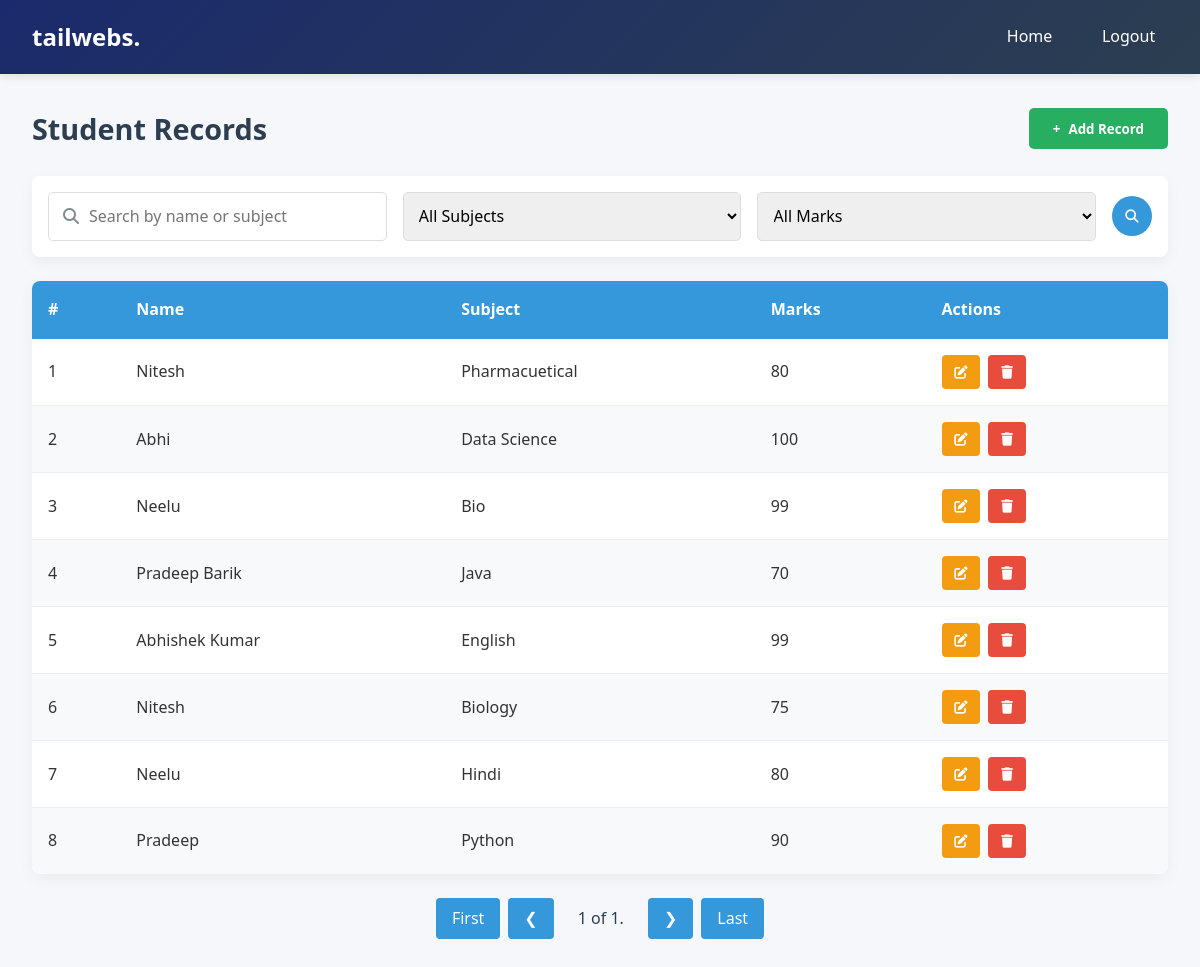
The app's page /home/ (signed in), older data.
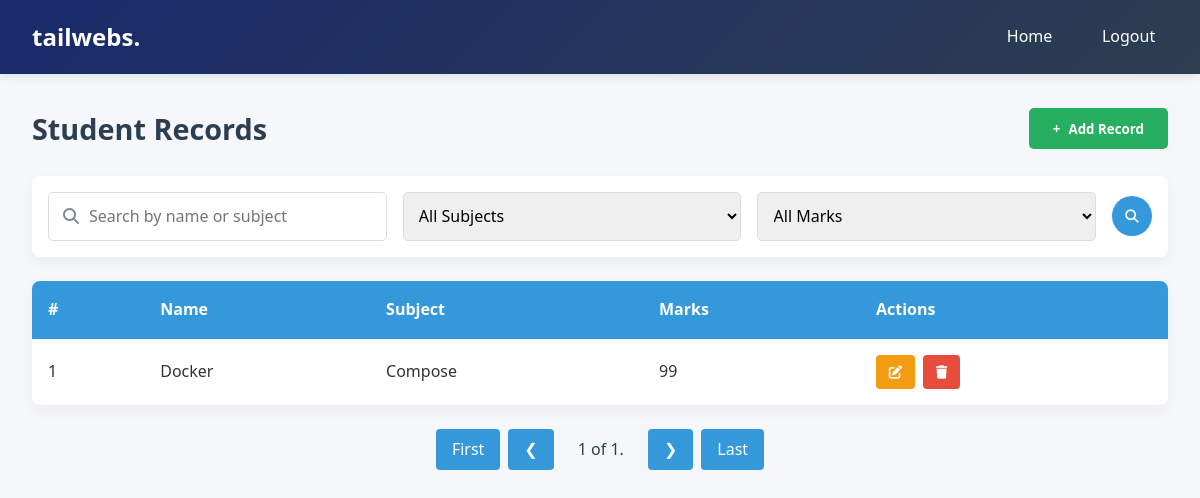
The same page, newer data.
### management/models.py (models this page shows, shortened)
class Student(models.Model):
    name = models.CharField(max_length=256, null=True, blank=True)
    subject = models.CharField(max_length=256, null=True, blank=True)
    mark = models.IntegerField(default=0)

### management/views.py (the view, shortened to what this page needs)
# urls.py: path('home/', views.home_view, name='home'),
@login_required(login_url='/')
def home_view(request):
    students = Student.objects.all().order_by('-id')
    subjects = Student.objects.values_list('subject', flat=True).distinct()
    student_filter = StudentFilter(request.GET, queryset=students)
    page = request.GET.get('page', 1)
    paginator = Paginator(student_filter.qs, 10)
    try:
        page_items = paginator.page(page)
    except PageNotAnInteger:
        page_items = paginator.page(1)
    except EmptyPage:
        page_items = paginator.page(paginator.num_pages)
    contexts = {
        'filter':student_filter,
        'page_items':page_items,
        'subjects':subjects
          }
    return render(request, 'home.html', contexts)

### management/templates/home.html (shortened to what this page needs)
{% extends "base.html" %}
{% block content %}
<div class="dashboard-container">
    <nav class="navbar">
        <div class="website-name">tailwebs.</div>
        <div class="nav-links">
            <a href="{% url 'home' %}">Home</a>
            <a href="{% url 'logout' %}" onclick="return confirm('Are you sure want to logout?');">Logout</a>
        </div>
    </nav>
    <div class="main-content">
        <div class="content-header">
            <h2 class="page-title">Student Records</h2>
            <button class="add-btn" onclick="togglePopup()">
                <span>+</span> Add Record
            </button>
        </div>
        <div class="Search-Filter-Container">
            <form method="get">
                <div class="Search-FC-Section-left">
                    <span>
                        <i class="fas fa-search"
                            style="position: absolute; left: 15px; top: 50%; transform: translateY(-50%); color: #7f8c8d;"></i>
                        <input type="text" name="search" placeholder="Search by name or subject" class="">
                    </span>
                    <span>
                        <select class="filter-select" name="subject">
                            <option value="">All Subjects</option>
                        </select>
                    </span>
                    <span>
                        <select class="filter-select" name="marks_range">
                            <option value="">All Marks</option>
                        </select>
                    </span>
                    <button type="submit" class="Common-Btn-circle">
                        <i class="fa fa-search"></i>
                    </button>
                </div>
            </form>
        </div>
        <table class="records-table">
            <thead>
                <tr>
                    <th>#</th>
                    <th>Name</th>
                    <th>Subject</th>
                    <th>Marks</th>
                    <th>Actions</th>
                </tr>
            </thead>
            <tbody>
                {% for student in page_items %}
                <tr>
                    <td>{{ forloop.counter0|add:page_items.start_index }}</td>
                    <td>{{student.name}}</td>
                    <td>{{student.subject}}</td>
                    <td>{{student.mark}}</td>
                    <td class="action-buttons">
                        <button class="action-btn edit-btn" onclick="togglePopup('{{forloop.counter}}')"><i
                                class="fa fa-edit"></i></a>
                        </button>
                        <form method="post" action="{% url 'student_delete' student.pk %}">
                            <button class="action-btn delete-btn"
                                onclick="return confirm('Are you sure you want to delete this record?');"><i
                                    class="fa fa-trash"></i>
                            </button>
                        </form>
                    </td>
                </tr>
                {% endfor %}
            </tbody>
        </table>
        <div class="Nav-Bnt-Container">
            <nav role="navigation">
                <ul class="cd-pagination">
                    <li class="button"> <a
                            href="?{% if filter.form.data %}{{ filter.form.data.urlencode }}&{% endif %}page=1">First</a>
                    </li>
                    {% if page_items.has_previous %}
                    <li class="button"><a
                            href="?{% if filter.form.data %}{{ filter.form.data.urlencode }}&{% endif %}page={{ page_items.previous_page_number }}">
                            ❮ </a></li>
                    {% else %}
                    <li class="button"><a name="prevPage" id="prevPage">❮</a> </li>
                    {% endif %}
                    <li class="currentCount">{{ page_items.number }} of {{page_items.paginator.num_pages}}.</li>
                    {% if page_items.has_next %}
                    <li class="button"><a
                            href="?{% if filter.form.data %}{{ filter.form.data.urlencode }}&{% endif %}page={{ page_items.next_page_number }}">❯</a>
                        {% else %}
                    <li class="button"><a name="nextPage" id="nextPage">❯</a></li>
                    {% endif %}
                    <li class="button"><a
                            href="?{% if filter.form.data %}{{ filter.form.data.urlencode }}&{% endif %}page={{page_items.paginator.num_pages}}">
                            Last </a></li>
                </ul>
            </nav>
        </div>
    </div>
</div>
{% endblock content %}

### management/templates/base.html (shortened to what this page needs)
{% load static %}
<!DOCTYPE html>
<html lang="en">
<head>
    <link rel="stylesheet" href="{% static 'css/styles.css' %}">
    <link rel="stylesheet" href="{% static 'css/extra.css' %}">
    <link rel="stylesheet" href="https://cdnjs.cloudflare.com/ajax/libs/font-awesome/6.4.0/css/all.min.css" />
</head>
<body>
    {% block content %} {% endblock content %}
</body>
</html>

### static/css/styles.css (style rules this page uses)
* { margin: 0; padding: 0; box-sizing: border-box; font-family: 'Segoe UI', Tahoma, Geneva, Verdana, sans-serif; }
body { background-color: #f5f7fa; color: #333; line-height: 1.6; }
.navbar { display: flex; justify-content: space-between; align-items: center; background: linear-gradient(135deg, #1a2a6c, #2c3e50); color: white; padding: 1rem 2rem; box-shadow: 0 2px 10px rgba(0, 0, 0, 0.1); }
.website-name { font-size: 1.5rem; font-weight: 700; }
.nav-links { display: flex; gap: 1.5rem; }
.nav-links a { color: white; text-decoration: none; font-weight: 500; padding: 0.5rem 0.8rem; border-radius: 4px; transition: background 0.3s; }
.main-content { padding: 2rem; max-width: 1200px; margin: 0 auto; }
.content-header { display: flex; justify-content: space-between; align-items: center; margin-bottom: 1.5rem; }
.page-title { font-size: 1.8rem; color: #2c3e50; }
.add-btn { background: #27ae60; color: white; border: none; padding: 0.7rem 1.5rem; border-radius: 5px; font-weight: 600; cursor: pointer; display: flex; align-items: center; gap: 0.5rem; transition: background 0.3s; }
.Search-Filter-Container { background: white; padding: 1rem; border-radius: 8px; margin-bottom: 1.5rem; box-shadow: 0 5px 15px rgba(0, 0, 0, 0.05); }
.Search-FC-Section-left { display: flex; align-items: center; gap: 1rem; }
.Search-FC-Section-left span { flex: 1; position: relative; }
.Search-FC-Section-left input { width: 100%; padding: 0.8rem 1rem; border: 1px solid #ddd; border-radius: 5px; font-size: 1rem; padding-left: 40px; }
.Common-Btn-circle { background: #3498db; color: white; border: none; border-radius: 50%; width: 40px; height: 40px; display: flex; align-items: center; justify-content: center; cursor: pointer; transition: background 0.3s; }
.filter-select { flex: 1; padding: 0.7rem; border: 1px solid #ddd; border-radius: 5px; font-size: 1rem; width: 100%; }
.records-table { width: 100%; border-collapse: collapse; background: white; border-radius: 8px; overflow: hidden; box-shadow: 0 5px 15px rgba(0, 0, 0, 0.05); margin-bottom: 1.5rem; }
.records-table th { background: #3498db; color: white; text-align: left; padding: 1rem; font-weight: 600; }
.records-table td { padding: 1rem; border-bottom: 1px solid #eee; }
.records-table tr:last-child td { border-bottom: none; }
.action-btn { padding: 0.5rem 0.8rem; border: none; border-radius: 4px; cursor: pointer; font-weight: 500; transition: all 0.2s; }
.action-buttons { display: flex; justify-content: flex-start; align-items: center; }
.edit-btn { background: #f39c12; color: white; margin-right: 0.5rem; }
.delete-btn { background: #e74c3c; color: white; }
.Nav-Bnt-Container { display: flex; justify-content: center; margin-top: 1.5rem; }
.cd-pagination { display: flex; list-style: none; gap: 0.5rem; }
.cd-pagination li { display: inline-block; }
.cd-pagination li a, .cd-pagination li span { display: block; padding: 0.5rem 1rem; border-radius: 4px; text-decoration: none; transition: all 0.3s; }
.cd-pagination li.button a { background: #3498db; color: white; cursor: pointer; }
.cd-pagination li.currentCount { display: flex; align-items: center; padding: 0 1rem; font-weight: 500; color: #2c3e50; }

Row changes from the older to the newer data that the page shows:
removed Student: name "Nitesh", subject "Pharmacuetical", mark "80"
removed Student: name "Abhi", subject "Data Science", mark "100"
removed Student: name "Neelu", subject "Bio", mark "99"
removed Student: name "Pradeep Barik", subject "Java", mark "70"
removed Student: name "Abhishek Kumar", subject "English", mark "99"
removed Student: name "Nitesh", subject "Biology", mark "75"
removed Student: name "Neelu", subject "Hindi", mark "80"
removed Student: name "Pradeep", subject "Python", mark "90"
added Student: name "Docker", subject "Compose", mark "99"
